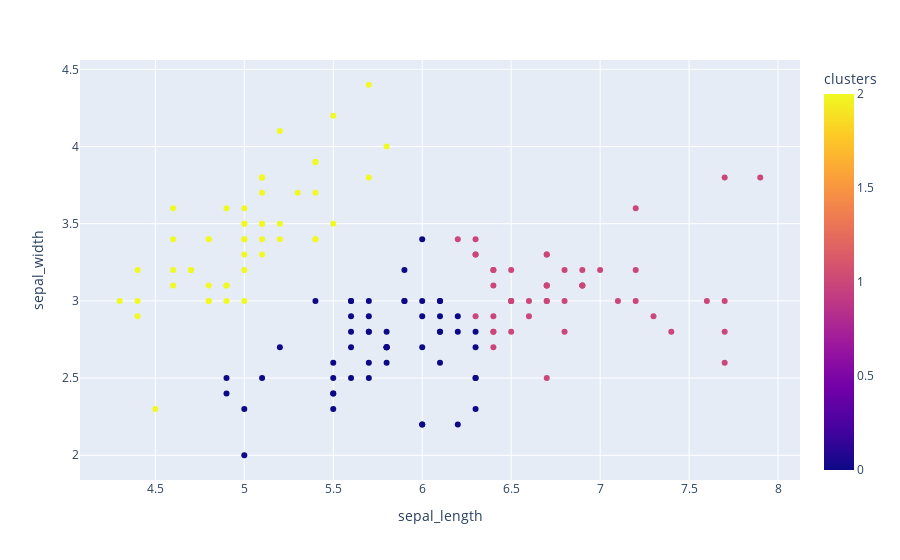

The notebook cell saved with this chart:
### Code cell
ax = ex.scatter(X, x="sepal_length", y="sepal_width", color="clusters")

ax.show()

### Figure 1 — Plotly figure (JSON) as saved in the notebook; plotly's stock layout.template omitted (floating-point values rounded to 4 significant figures; data arrays with more than 128 entries replaced by an {"elided": "..."} marker saying what was removed)
{"data": [{"hovertemplate": "sepal_length=%{x}<br>sepal_width=%{y}<br>clusters=%{marker.color}<extra></extra>", "legendgroup": "", "marker": {"color": {"elided": "150 int values"}, "coloraxis": "coloraxis", "symbol": "circle"}, "mode": "markers", "name": "", "orientation": "v", "showlegend": false, "type": "scatter", "x": {"elided": "150 float values"}, "xaxis": "x", "y": {"elided": "150 float values"}, "yaxis": "y"}], "layout": {"coloraxis": {"colorbar": {"title": {"text": "clusters"}}, "colorscale": [[0, "#0d0887"], [0.1111, "#46039f"], [0.2222, "#7201a8"], [0.3333, "#9c179e"], [0.4444, "#bd3786"], [0.5556, "#d8576b"], [0.6667, "#ed7953"], [0.7778, "#fb9f3a"], [0.8889, "#fdca26"], [1, "#f0f921"]]}, "legend": {"tracegroupgap": 0}, "margin": {"t": 60}, "xaxis": {"anchor": "y", "domain": [0, 1], "title": {"text": "sepal_length"}}, "yaxis": {"anchor": "x", "domain": [0, 1], "title": {"text": "sepal_width"}}}}
